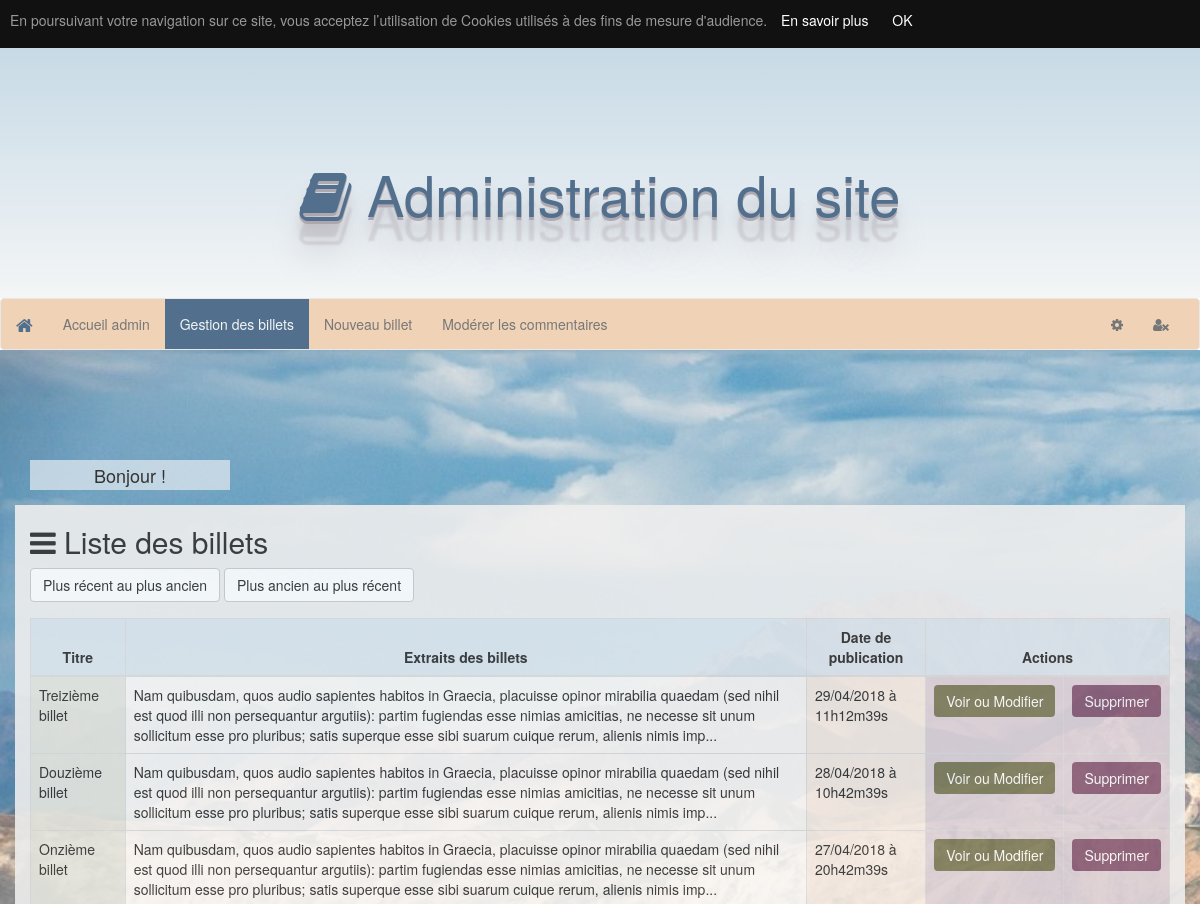
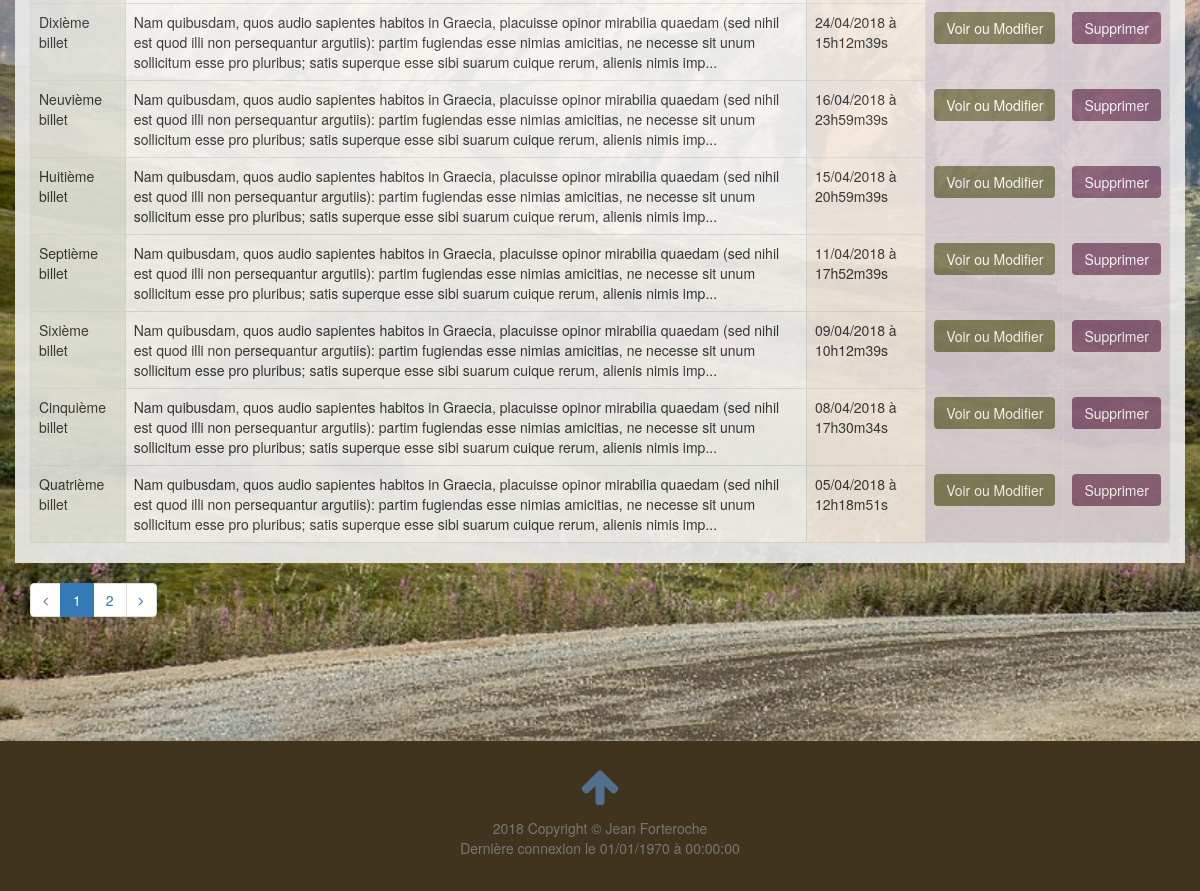
The app's page /index.php?action=postsManager (signed in) with its own data (2 pictures, top to bottom).
### tables this page shows
CREATE TABLE `posts` (
  `id` int(11) NOT NULL,
  `author` varchar(255) NOT NULL,
  `title` varchar(255) NOT NULL,
  `content` text NOT NULL,
  `creationDate` datetime NOT NULL
);

### controller/Backend.php (called while the page is built, shortened)
<?php
class Backend{
    public function postsManager(){
        $postsManager = new PostManager();
        $nbPosts = $postsManager->countPosts();
        if ($nbPosts > 0){
            $perPage = 10;
            $nbPages = $postsManager->countPages($nbPosts, $perPage);
            if (isset($_GET['page']) && $_GET['page'] > 0 && $_GET['page'] <= $nbPages){
                $currentPage = $_GET['page'];
            } else{
                $currentPage = 1;
            }
            if (isset($_GET['orderBy']) && $_GET['orderBy'] == 'date'){
                $byDate = $_GET['orderBy'];
                $posts = $postsManager->getAllPostsExcerpt($currentPage, $perPage, $byDate);
            } else{
                $posts = $postsManager->getAllPostsExcerpt($currentPage, $perPage);
            }
        } else{
            $posts = false;
        }
        require('view/backend/postsManager.php');
    }
}

### index.php (called while the page is built, shortened)
<?php
include_once('MyAutoload.php');
if($_GET) {
    $request = $_GET['action'];
} else {
    $request = "";
}
$router = new Router($request);
$router->renderController();

### model/PostManager.php (called while the page is built, shortened)
<?php
class PostManager extends Manager {
    public function countPosts(){
        $db = $this->dbConnect();
        $req = $db->query('SELECT COUNT(id) FROM posts');
        $req->setFetchMode(\PDO::FETCH_ASSOC);
        $data = $req->fetchAll();
        $postsNb = $data[0];
        foreach($postsNb as $key=>$value) {
            $nbPosts = $postsNb[$key];
        }
        return $nbPosts;
    }
    public function countPages($nbPosts,  $perPage){
        $nbPages = ceil($nbPosts / $perPage);
        return $nbPages;
    }
    public function getAllPostsExcerpt($currentPage, $perPage, $params = '') {
        $db = $this->dbConnect();
        if ($params == 'date'){
            $req = $db->query('SELECT id, title, SUBSTRING(content, 1, 300) AS postExcerpt, author, DATE_FORMAT(creationDate, \'%d/%m/%Y à %Hh%im%ss\') AS creationDateFr FROM posts ORDER BY creationDate LIMIT '.(($currentPage-1)*$perPage).', '.$perPage.' ');
        } else{
            $req = $db->query('SELECT id, title, SUBSTRING(content, 1, 300) AS postExcerpt, author, DATE_FORMAT(creationDate, \'%d/%m/%Y à %Hh%im%ss\') AS creationDateFr FROM posts ORDER BY creationDate DESC LIMIT '.(($currentPage-1)*$perPage).', '.$perPage.' ');
        }
        $posts = array();
        while ($data = $req->fetch(\PDO::FETCH_ASSOC)){
            $post = new Posts();
            $post->hydrate($data);
            $posts[] = $post;
        }
        return $posts;
    }
}

### MyAutoload.php (called while the page is built, shortened)
<?php
class MyAutoload{
    public static function autoload($class){
        $path = str_replace('\\', '/', $class);
    }
}

### entity/Posts.php (called while the page is built, shortened)
<?php
class Posts extends Table{
    private $id;
    private $title;
    private $postExcerpt;
    private $creationDateFr;
    public function getPostExcerpt()
    {
        return $this->postExcerpt;
    }
    public function setPostExcerpt($postExcerpt)
    {
        $this->postExcerpt = $postExcerpt;
    }
    public function getId()
    {
        return $this->id;
    }
    public function setId($id)
    {
        $this->id = $id;
    }
    public function getTitle()
    {
        return $this->title;
    }
    public function setTitle($title)
    {
        $this->title = $title;
    }
    public function getCreationDateFr()
    {
        return $this->creationDateFr;
    }
    public function setCreationDateFr($creationDateFr)
    {
        $this->creationDateFr = $creationDateFr;
    }
}

### view/backend/postsManager.php (the view, shortened to what this page needs)
<div class="row table-row">
    <div class="col-lg-12">
        <h2><i class="fa fa-bars"></i> Liste des billets</h2>
        <div>
            <a href="index.php?action=postsManager" class="btn btn-default">Plus récent au plus ancien</a>
            <a href="index.php?action=postsManager&amp;orderBy=date" class="btn btn-default">Plus ancien au plus récent</a>
        </div>
        <div class="table-responsive">
            <table class="table table-hover table-bordered">
                <caption></caption>
                <thead>
                <tr>
                    <th class="info th" scope="col">Titre</th>
                    <th class="info th" scope="col">Extraits des billets</th>
                    <th class="info th" scope="col">Date de publication</th>
                    <th class="info th" scope="col" colspan="2">Actions</th>
                </tr>
                </thead>
                <tbody>
                <?php if (isset($posts) && $posts != false):
                foreach ($posts as $post): ?>
                    <tr>
                        <td class="success" scope="row"><?= $post->getTitle(); ?></td>
                        <td class="default" scope="row"><?= strip_tags($post->getPostExcerpt()); ?>...</td>
                        <td class="warning" scope="row"><?= $post->getCreationDateFr(); ?></td>
                        <td class="danger" scope="row"><a href="index.php?action=viewOrChangePost&amp;postId=<?= $post->getId(); ?>" class="btn btn-success">Voir ou Modifier</a></td>
                        <td class="danger" scope="row"><a href="index.php?action=deletePost&amp;postId=<?= $post->getId(); ?>" class="btn btn-danger">Supprimer</a></td>
                    </tr>
                <?php endforeach; ?>
                <?php endif; ?>
                </tbody>
            </table>
        </div>
    </div>
</div>
<?php if (isset($currentPage)): ?>
    <div class="row">
        <div class="col-lg-12">
            <ul class="pagination text-center">
                <?php if ($currentPage - 1 == 0): ?>
                    <li class="page-item disabled"><span><i class="fa fa-angle-left"></i></span></li>
                <?php else : ?>
                    <li class="page-item"><a href="index.php?action=postsManager&amp;page=<?= $currentPage - 1 ?>" class="page-link"><i class="fa fa-angle-left"></i></a></li>
                <?php endif; ?>
                <?php
                for ($i = 1; $i <= $nbPages; $i++) {
                    if ($i == $currentPage): ?>
                        <li class="page-item active"><a class="page-link"><?= $i ?></a></li>
                    <?php else : ?>
                        <li class="page-item"><a href="index.php?action=postsManager&amp;page=<?= $i ?>" class="page-link"><?=$i?></a></li>
                    <?php endif;
                } ?>
                <?php if ($currentPage + 1 > $nbPages): ?>
                    <li class="page-item disabled"><span><i class="fa fa-angle-right"></i></span></li>
                <?php else : ?>
                    <li class="page-item"><a href="index.php?action=postsManager&amp;page=<?= $currentPage + 1 ?>" class="page-link"><i class="fa fa-angle-right"></i></a></li>
                <?php endif; ?>
            </ul>
        </div>
    </div>
<?php endif; ?>
<?php require('template.php'); ?>

### public/css/style.css (style rules this page uses)
body { overflow-x: hidden; }
.container, .container-fluid, .row { overflow: hidden; }
.fa { font-family: 'FontAwesome'; }
.tinymce-post-row, .table-row { background-color: #eee; opacity: 0.9; }
table { background-color: #F8F8F8 !important; }
th.info { background-color: rgba(113, 162, 192, 0.2)!important; }
td.success { background-color: rgba(66, 70, 9, 0.1)!important; }
td.danger { background-color: rgba(119, 65, 97, 0.2)!important; }
td.warning { background-color: rgba(240, 210, 182, 0.3)!important; }
td.default { background-color: rgba(249, 237, 230, 0.2)!important; }
.th { text-align: center; }
.admin-container .btn-success { background-color: rgba(66, 70, 9, 0.6)!important; border: none !important; }
.admin-container .btn-danger { background-color: rgba(119, 65, 97, 0.8) !important; border: none !important; }

### records on screen
posts: title "Treizième billet", PostExcerpt "Nam quibusdam, quos audio sapientes habitos in Graecia, placuisse opinor mirabilia quaedam (sed nihil est quod illi non persequantur argutiis): partim fugiendas esse nimias amicitias, ne necesse sit unum sollicitum esse pro pluribus; satis superque esse sibi suarum cuique rerum, alienis nimis imp", CreationDateFr "29/04/2018 à 11h12m39s"
posts: title "Douzième billet", PostExcerpt "Nam quibusdam, quos audio sapientes habitos in Graecia, placuisse opinor mirabilia quaedam (sed nihil est quod illi non persequantur argutiis): partim fugiendas esse nimias amicitias, ne necesse sit unum sollicitum esse pro pluribus; satis superque esse sibi suarum cuique rerum, alienis nimis imp", CreationDateFr "28/04/2018 à 10h42m39s"
posts: title "Onzième billet", PostExcerpt "Nam quibusdam, quos audio sapientes habitos in Graecia, placuisse opinor mirabilia quaedam (sed nihil est quod illi non persequantur argutiis): partim fugiendas esse nimias amicitias, ne necesse sit unum sollicitum esse pro pluribus; satis superque esse sibi suarum cuique rerum, alienis nimis imp", CreationDateFr "27/04/2018 à 20h42m39s"
posts: title "Dixième billet", PostExcerpt "Nam quibusdam, quos audio sapientes habitos in Graecia, placuisse opinor mirabilia quaedam (sed nihil est quod illi non persequantur argutiis): partim fugiendas esse nimias amicitias, ne necesse sit unum sollicitum esse pro pluribus; satis superque esse sibi suarum cuique rerum, alienis nimis imp", CreationDateFr "24/04/2018 à 15h12m39s"
posts: title "Neuvième billet", PostExcerpt "Nam quibusdam, quos audio sapientes habitos in Graecia, placuisse opinor mirabilia quaedam (sed nihil est quod illi non persequantur argutiis): partim fugiendas esse nimias amicitias, ne necesse sit unum sollicitum esse pro pluribus; satis superque esse sibi suarum cuique rerum, alienis nimis imp", CreationDateFr "16/04/2018 à 23h59m39s"
posts: title "Huitième billet", PostExcerpt "Nam quibusdam, quos audio sapientes habitos in Graecia, placuisse opinor mirabilia quaedam (sed nihil est quod illi non persequantur argutiis): partim fugiendas esse nimias amicitias, ne necesse sit unum sollicitum esse pro pluribus; satis superque esse sibi suarum cuique rerum, alienis nimis imp", CreationDateFr "15/04/2018 à 20h59m39s"
posts: title "Septième billet", PostExcerpt "Nam quibusdam, quos audio sapientes habitos in Graecia, placuisse opinor mirabilia quaedam (sed nihil est quod illi non persequantur argutiis): partim fugiendas esse nimias amicitias, ne necesse sit unum sollicitum esse pro pluribus; satis superque esse sibi suarum cuique rerum, alienis nimis imp", CreationDateFr "11/04/2018 à 17h52m39s"
posts: title "Sixième billet", PostExcerpt "Nam quibusdam, quos audio sapientes habitos in Graecia, placuisse opinor mirabilia quaedam (sed nihil est quod illi non persequantur argutiis): partim fugiendas esse nimias amicitias, ne necesse sit unum sollicitum esse pro pluribus; satis superque esse sibi suarum cuique rerum, alienis nimis imp", CreationDateFr "09/04/2018 à 10h12m39s"
posts: title "Cinquième billet", PostExcerpt "Nam quibusdam, quos audio sapientes habitos in Graecia, placuisse opinor mirabilia quaedam (sed nihil est quod illi non persequantur argutiis): partim fugiendas esse nimias amicitias, ne necesse sit unum sollicitum esse pro pluribus; satis superque esse sibi suarum cuique rerum, alienis nimis imp", CreationDateFr "08/04/2018 à 17h30m34s"
posts: title "Quatrième billet", PostExcerpt "Nam quibusdam, quos audio sapientes habitos in Graecia, placuisse opinor mirabilia quaedam (sed nihil est quod illi non persequantur argutiis): partim fugiendas esse nimias amicitias, ne necesse sit unum sollicitum esse pro pluribus; satis superque esse sibi suarum cuique rerum, alienis nimis imp", CreationDateFr "05/04/2018 à 12h18m51s"

### other values on screen
date('d/m/Y à H:i:s', $_SESSION['time']) "01/01/1970 à 00:00:00"
